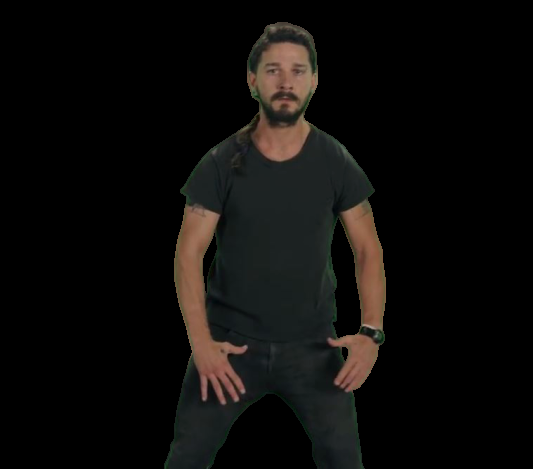
#> input picture 1.merge/img.png, 533 x 469 px
$ python merge.py
#> lines starting #> are read from the running program, lines starting #| are printed output that depends on the picture; after the words box and inside, x2 and y2 are one past the last pixel; in counts of white or black regions, pixels touching at a corner belong together
# -*- coding: utf-8 -*-
import cv2
import numpy as np
import matplotlib.pyplot as plt

#建立顯示圖片的函數

def show(image):
 plt.imshow(image)
 plt.axis('off')
 plt.show()


#導入前景圖
img=cv2.imread('img.png') #圖片導入
#> img is the input picture: shape (469, 533, 3); mean B, G, R 10.7, 12.3, 13.7

img = cv2.cvtColor(img,cv2.COLOR_BGR2RGB) #轉換顏色模型
print(img.shape) #列印圖片規格
#| (469, 533, 3)
show(img) #顯示圖片

#導入背景圖
back_img = cv2.imread('back_img.jpg') #圖片導入
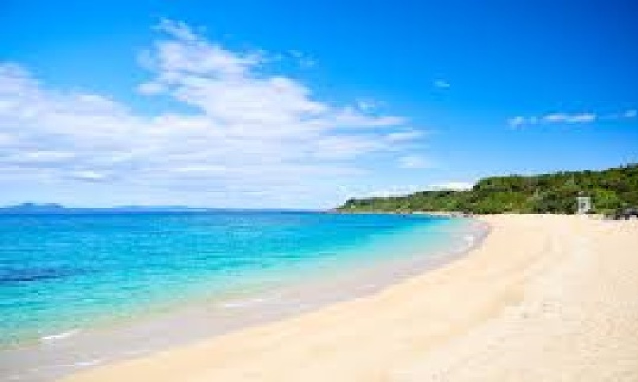
#> input picture 1.merge/back_img.jpg, 1276 x 764 px (shown at 1/2 size)
#> back_img is the input picture: shape (764, 1276, 3); mean B, G, R 222.9, 191, 132.9

back_img = cv2.cvtColor(back_img,cv2.COLOR_BGR2RGB) #轉換顏色模型
print(back_img.shape) #列印圖片規格
#| (764, 1276, 3)
show(back_img) #顯示圖片

#裁剪圖片
img = img[0:1000,150:550] #裁剪圖片大小
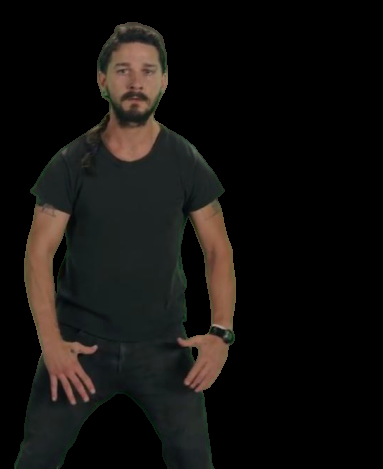
#> img: shape (469, 383, 3); mean R, G, B 19.1, 17.1, 14.9
show(img) #顯示圖片

#縮放圖片
print(img.shape) #列印圖片規格
#| (469, 383, 3)
img=cv2.resize(img,None,fx=0.9,fy=0.9) #圖片縮小10%
#> img: shape (422, 345, 3)
print(img.shape) #列印圖片規格
#| (422, 345, 3)

#拆分圖片信息
rows,cols,channels = img.shape #拆分圖片信息
#> rows = 422; cols = 345; channels = 3

#轉換格式
img_hsv = cv2.cvtColor(img,cv2.COLOR_RGB2HSV) #把圖片轉換成HSV格式，用於摳圖
#> img_hsv: shape (422, 345, 3); mean H, S, V 21.6, 24.6, 20.6
show(img_hsv) #顯示圖片

#摳圖
lower_blue=np.array([0,0,0]) #獲取最小閾值
upper_blue=np.array([0,255,255]) #獲取最大閾值
mask = cv2.inRange(img_hsv, lower_blue, upper_blue) #創建遮罩
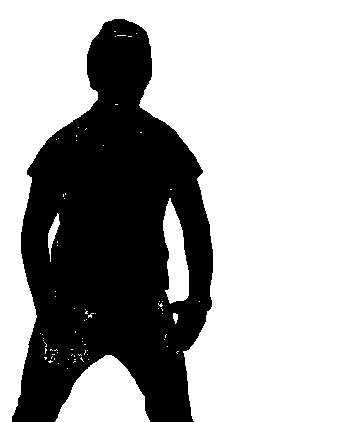
#> mask: shape (422, 345); 65.4% white; 1 black region, box (x1, y1, x2, y2) and area: (12, 19, 213, 422) 50316
show(mask) #顯示遮罩
erode=cv2.erode(mask,None,iterations=3) #圖像腐蝕
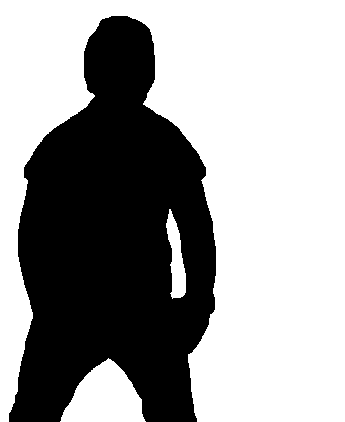
#> erode: shape (422, 345); 61.8% white; 1 black region, box (x1, y1, x2, y2) and area: (9, 16, 216, 422) 55661
show(erode) #顯示圖片
dilate=cv2.dilate(erode,None,iterations=1) #圖像膨脹
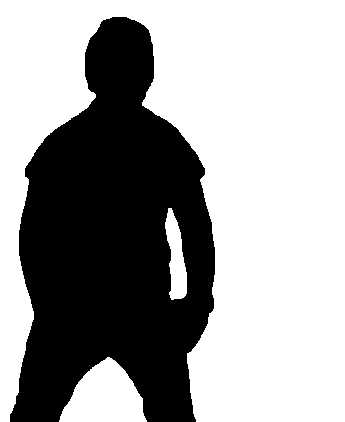
#> dilate: shape (422, 345); 62.9% white; 1 black region, box (x1, y1, x2, y2) and area: (10, 17, 215, 422) 54061
show(dilate) #顯示圖片
opening = cv2.morphologyEx(mask, cv2.MORPH_OPEN, cv2.getStructuringElement(cv2.MORPH_ELLIPSE, (8,8))) #開運算
#> opening: shape (422, 345); 65.1% white; 1 black region, box (x1, y1, x2, y2) and area: (13, 20, 214, 422) 50817
show(opening) #顯示圖片

center = [0,0] #設置前景圖開始位置
print(back_img.shape)
#| (764, 1276, 3)
print(center[0])
for i in range(rows):
    for j in range(cols):
        if opening[i,j]==0: #代表黑色
            back_img[center[0]+i,center[1]+j] =img[i,j] #賦值顏色
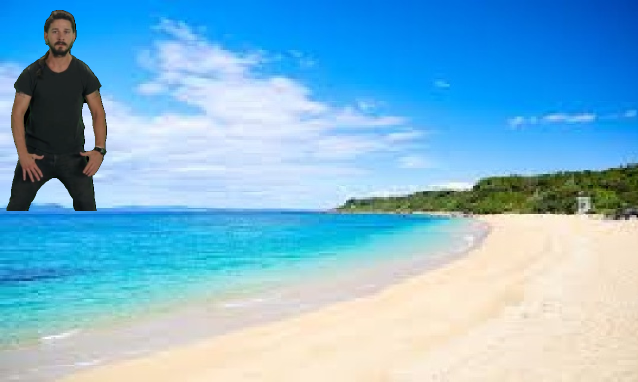
#> back_img: shape (764, 1276, 3) (shown at 1/2 size); mean R, G, B 127.8, 182.9, 212
show(back_img) #顯示圖片

back_img = cv2.cvtColor(back_img,cv2.COLOR_RGB2BGR) #圖像格式轉換
back_img=cv2.resize(back_img,None,fx=0.8,fy=0.8) #圖像縮放20%
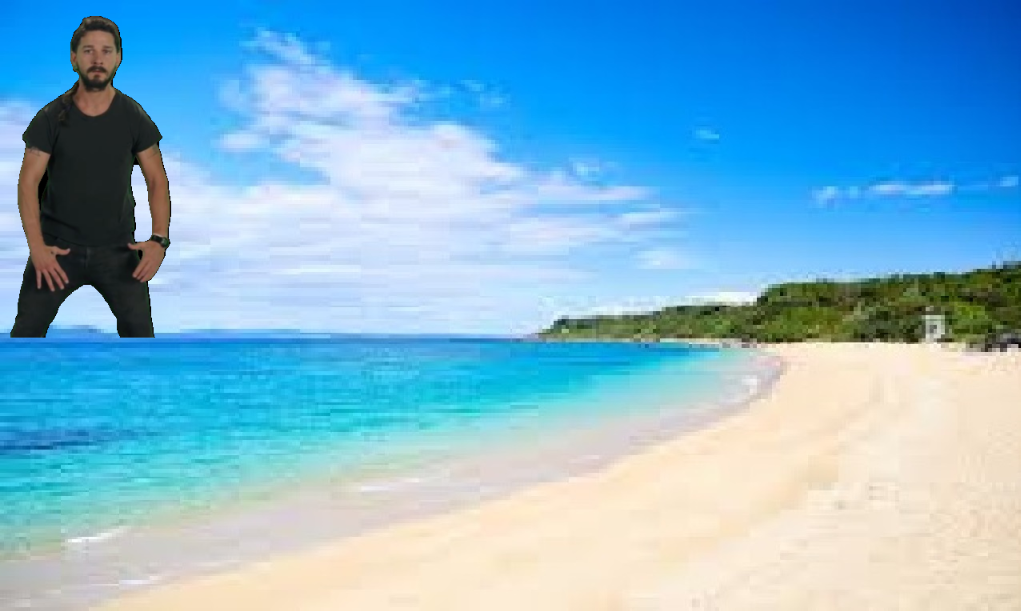
#> back_img: shape (611, 1021, 3); mean B, G, R 212, 182.8, 127.7
cv2.imwrite('result.png',back_img) #保存圖像
